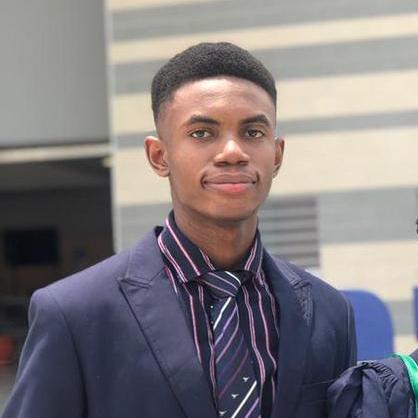
#> input picture week-4/images/exercise-images/francis-profile.jpeg, 418 x 418 px
$ jupyter execute practice-2.ipynb
#> lines starting #> are read from the running program, lines starting #| are printed output that depends on the picture
# Prewitt Edge Detection

[cell 1]
import cv2
import numpy as np
import matplotlib.pyplot as plt

# Load the image
image = cv2.imread("../images/exercise-images/francis-profile.jpeg", cv2.IMREAD_GRAYSCALE)
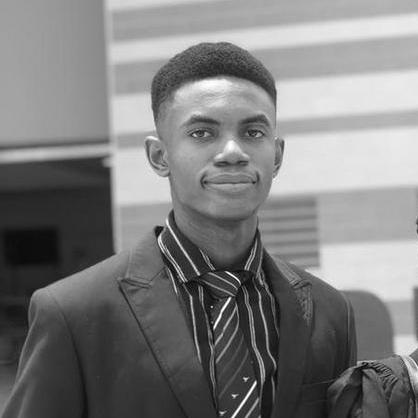
#> image: shape (418, 418); min 0, max 255, mean 126

# Resize images
image = cv2.resize(image, (500,400))
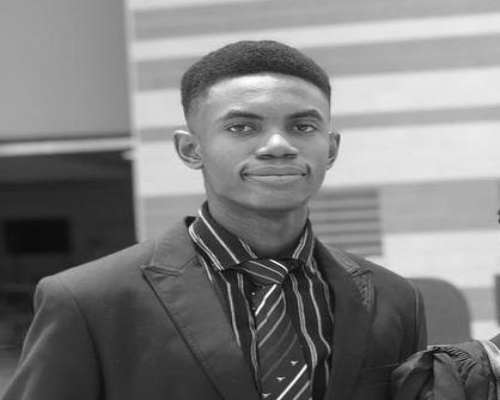
#> image: shape (400, 500); min 8, max 255, mean 125.9

# Define Prewitt kernels
kernel_x = np.array([[-1, -1, -1],
                     [0, 0, 0],
                     [1, 1, 1]])

kernel_y = np.array([[-1, 0, 1],
                     [-1, 0, 1],
                     [-1, 0, 1]])

# Apply Prewitt edge detection
prewitt_x = cv2.filter2D(image, -1, kernel_x)
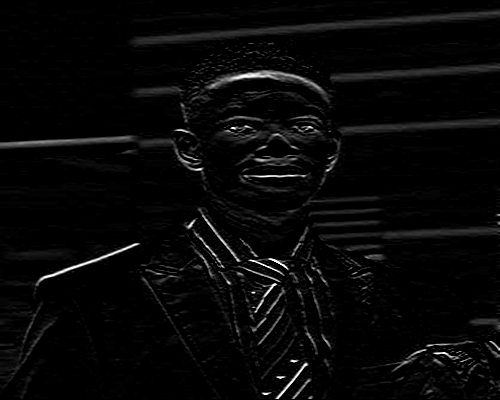
#> prewitt_x: shape (400, 500); min 0, max 255, mean 7.7
prewitt_y = cv2.filter2D(image, -1, kernel_y)
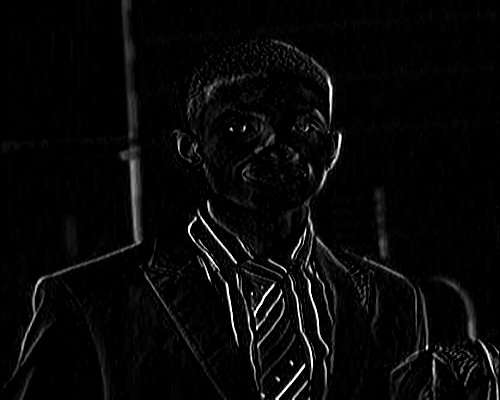
#> prewitt_y: shape (400, 500); min 0, max 255, mean 7.6

# Compute magnitude of gradients manually
prewitt_combined = np.sqrt(np.square(prewitt_x) + np.square(prewitt_y))
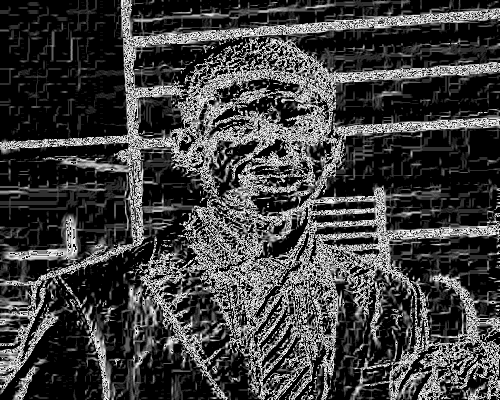
#> prewitt_combined: shape (400, 500) float16; min 0, max 15.91, mean 3.97; drawn with min black and max white

# Display the original image
plt.subplot(1, 2, 1)
plt.imshow(image, cmap='gray')
plt.title('Original')
plt.axis('off')

# Display the prewitt edges
plt.subplot(1, 2, 2)
plt.imshow(prewitt_combined, cmap='gray')
plt.title('Prewitt Edges')
plt.axis('off')

# Show the plot
plt.show()
